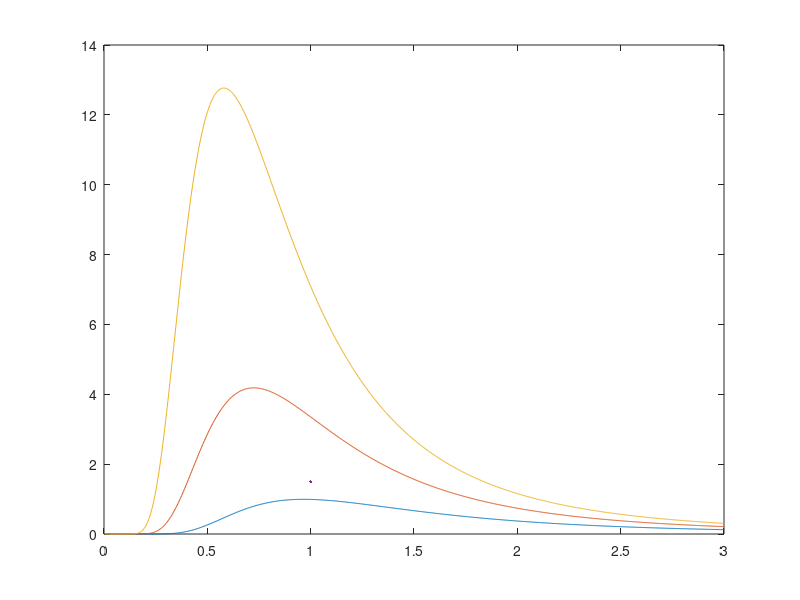

MATLAB code to generate this figure: (Note: this script raises an error after producing the figure.)
figure
c = 2.998e8;  % m/s
h = 6.626e-34;  % Js
kB = 1.38e-23;  % J/K

lambda = 1e-6 * linspace(0, 3, 1e3);  % um
T = [3000 4000 5000]';  % K

nu = c./ lambda;
hnu = h * nu;
kBT = kB * T;
I = 2 * h * c^2./ (lambda.^5.* (exp(hnu./ kBT) - 1));

p1 = lincomp(plot(1e6 * lambda, 1e-12 * I, LineWidth=1.5));
hold on

I_W = 2 * h * c^2./ (lambda.^5.* exp(hnu./ kBT(end)));
I_RJ = 2 * c * kBT(end)./ lambda.^4;
p2 = lincomp(plot(1e6 * lambda, 1e-12 * I_W, '-.', Color=[1 1 1]*.3));
p3 = lincomp(plot(1e6 * lambda, 1e-12 * I_RJ, 'k--'), ylim=[0 15]);

lr = 380;
lv = 740;
p4 = patch(1e-3 * [lr lv lv lr], 15 * [0 0 1 1], [1 0 0 1], EdgeColor="none", FaceAlpha=.1);
colormap hsv

set(gca, Children=[p1; p2; p3; p4])

xlabel("$\lambda$ [$\mu$m]", Interpreter="latex")
ylabel("$I$ [kW/(sr$\cdot$mm$^3$)]", Interpreter="latex")
ylim([0, 15])

pad_legend(legend([p1; p2; p3], "$T=" + [T + "$ K"; ...
    T(end) + "$ K (" + ["Wien"; "Rayleigh-Jeans"] + ")"], ...
    Interpreter="latex"));
grid on

box on
set(gcf, Units='pixels', Position=[200 200 600 396])

exportgraphics(gca, '../blackbody.pdf', ContentType='vector', BackgroundColor='none')
